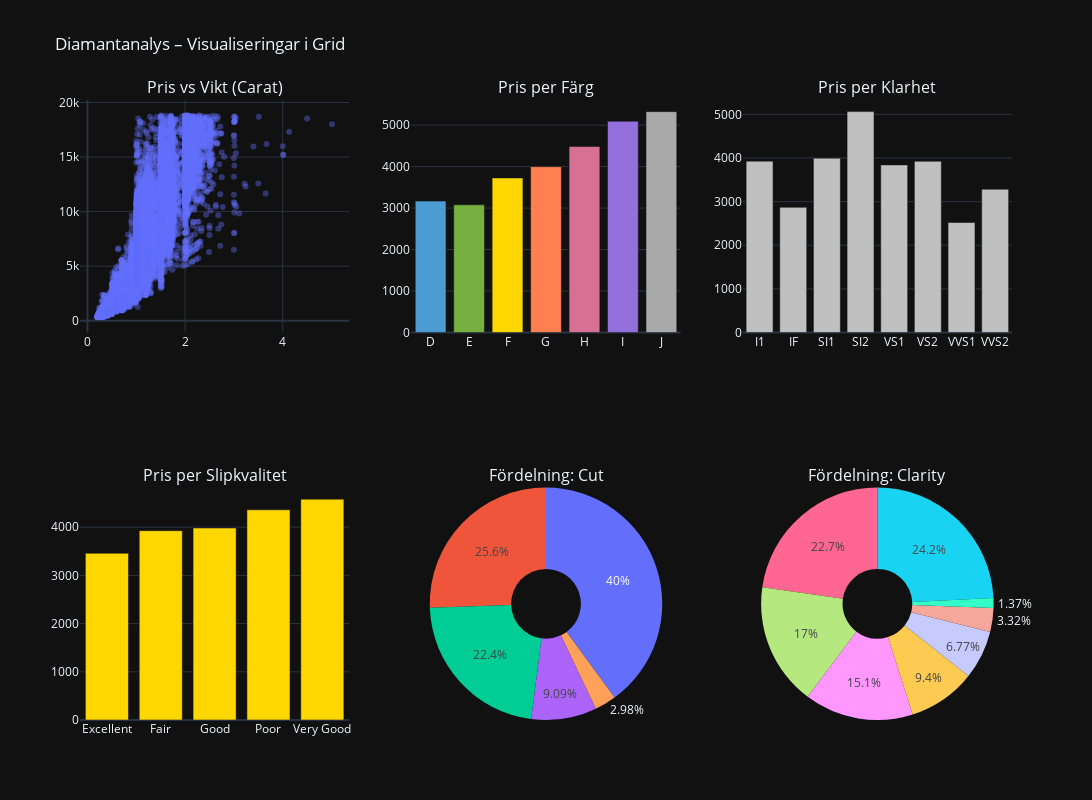

The cell this chart's notebook holds for it:
### Markdown cell above
## 🔎 Visualiseringar

### Code cell
# Scatter: Pris vs Carat
scatter_trace = go.Scatter(
    x=df_clean["carat"],
    y=df_clean["price"],
    mode='markers',
    marker=dict(opacity=0.4),
    name="Pris vs Vikt"
)

# Pris per Färg
color_map = {
    'D': '#4B9CD3', 'E': '#76B041', 'F': '#FFD700',
    'G': '#FF7F50', 'H': '#D87093', 'I': '#9370DB', 'J': '#A9A9A9'
}
bar_color_trace = go.Bar(
    x=avg_price_by_color.index,
    y=avg_price_by_color.values,
    marker_color=[color_map.get(c, "gray") for c in avg_price_by_color.index],
    name="Pris per Färg"
)

# Pris per Klarhet
bar_clarity_trace = go.Bar(
    x=avg_price_by_clarity.index,
    y=avg_price_by_clarity.values,
    marker_color='silver',
    name="Pris per Klarhet"
)

# Pris per Slipkvalitet
bar_cut_trace = go.Bar(
    x=avg_price_by_cut_gia.index,
    y=avg_price_by_cut_gia.values,
    marker_color='gold',
    name="Pris per Cut"
)

# Pie: Cut
pie_cut_trace = go.Pie(
    labels=cut_counts.index,
    values=cut_counts.values,
    name="Fördelning Cut",
    hole=0.3
)

# Pie: Clarity
pie_clarity_trace = go.Pie(
    labels=clarity_counts.index,
    values=clarity_counts.values,
    name="Fördelning Clarity",
    hole=0.3
)

# Skapa 2x3 grid
fig_grid = make_subplots(
    rows=2, cols=3,
    subplot_titles=[
        "Pris vs Vikt (Carat)", "Pris per Färg", "Pris per Klarhet",
        "Pris per Slipkvalitet", "Fördelning: Cut", "Fördelning: Clarity"
    ],
    specs=[[{"type": "scatter"}, {"type": "bar"}, {"type": "bar"}],
           [{"type": "bar"}, {"type": "domain"}, {"type": "domain"}]]
)

# Lägg till spår i rätt ruta
fig_grid.add_trace(scatter_trace, row=1, col=1)
fig_grid.add_trace(bar_color_trace, row=1, col=2)
fig_grid.add_trace(bar_clarity_trace, row=1, col=3)
fig_grid.add_trace(bar_cut_trace, row=2, col=1)
fig_grid.add_trace(pie_cut_trace, row=2, col=2)
fig_grid.add_trace(pie_clarity_trace, row=2, col=3)

# Anpassa layout
fig_grid.update_layout(
    height=800, width=1200,
    title_text="Diamantanalys – Visualiseringar i Grid",
    template="plotly_dark",
    showlegend=False
)

fig_grid.show()

### Figure 1 — Plotly figure (JSON) as saved in the notebook; plotly's stock layout.template omitted (floating-point values rounded to 4 significant figures; data arrays with more than 128 entries replaced by an {"elided": "..."} marker saying what was removed)
{"data": [{"marker": {"opacity": 0.4}, "mode": "markers", "name": "Pris vs Vikt", "type": "scatter", "x": {"elided": "53844 float values"}, "xaxis": "x", "y": {"elided": "53844 float values"}, "yaxis": "y"}, {"marker": {"color": ["#4B9CD3", "#76B041", "#FFD700", "#FF7F50", "#D87093", "#9370DB", "#A9A9A9"]}, "name": "Pris per Färg", "type": "bar", "x": ["D", "E", "F", "G", "H", "I", "J"], "xaxis": "x2", "y": [3169.0, 3078.0, 3727.0, 3998.0, 4485.0, 5094.0, 5326.0], "yaxis": "y2"}, {"marker": {"color": "silver"}, "name": "Pris per Klarhet", "type": "bar", "x": ["I1", "IF", "SI1", "SI2", "VS1", "VS2", "VVS1", "VVS2"], "xaxis": "x3", "y": [3928.0, 2869.0, 3996.0, 5063.0, 3841.0, 3924.0, 2521.0, 3284.0], "yaxis": "y3"}, {"marker": {"color": "gold"}, "name": "Pris per Cut", "type": "bar", "x": ["Excellent", "Fair", "Good", "Poor", "Very Good"], "xaxis": "x4", "y": [3459.0, 3928.0, 3983.0, 4361.0, 4583.0], "yaxis": "y4"}, {"domain": {"x": [0.3556, 0.6444], "y": [0, 0.375]}, "hole": 0.3, "labels": ["Ideal", "Premium", "Very Good", "Good", "Fair"], "name": "Fördelning Cut", "type": "pie", "values": [21513, 13763, 12066, 4896, 1606]}, {"domain": {"x": [0.7111, 1], "y": [0, 0.375]}, "hole": 0.3, "labels": ["SI1", "VS2", "SI2", "VS1", "VVS2", "VVS1", "IF", "I1"], "name": "Fördelning Clarity", "type": "pie", "values": [13041, 12242, 9171, 8157, 5064, 3647, 1785, 737]}], "layout": {"annotations": [{"font": {"size": 16}, "showarrow": false, "text": "Pris vs Vikt (Carat)", "x": 0.1444, "xanchor": "center", "xref": "paper", "y": 1, "yanchor": "bottom", "yref": "paper"}, {"font": {"size": 16}, "showarrow": false, "text": "Pris per Färg", "x": 0.5, "xanchor": "center", "xref": "paper", "y": 1, "yanchor": "bottom", "yref": "paper"}, {"font": {"size": 16}, "showarrow": false, "text": "Pris per Klarhet", "x": 0.8556, "xanchor": "center", "xref": "paper", "y": 1, "yanchor": "bottom", "yref": "paper"}, {"font": {"size": 16}, "showarrow": false, "text": "Pris per Slipkvalitet", "x": 0.1444, "xanchor": "center", "xref": "paper", "y": 0.375, "yanchor": "bottom", "yref": "paper"}, {"font": {"size": 16}, "showarrow": false, "text": "Fördelning: Cut", "x": 0.5, "xanchor": "center", "xref": "paper", "y": 0.375, "yanchor": "bottom", "yref": "paper"}, {"font": {"size": 16}, "showarrow": false, "text": "Fördelning: Clarity", "x": 0.8556, "xanchor": "center", "xref": "paper", "y": 0.375, "yanchor": "bottom", "yref": "paper"}], "height": 800, "showlegend": false, "title": {"text": "Diamantanalys – Visualiseringar i Grid"}, "width": 1200, "xaxis": {"anchor": "y", "domain": [0, 0.2889]}, "xaxis2": {"anchor": "y2", "domain": [0.3556, 0.6444]}, "xaxis3": {"anchor": "y3", "domain": [0.7111, 1]}, "xaxis4": {"anchor": "y4", "domain": [0, 0.2889]}, "yaxis": {"anchor": "x", "domain": [0.625, 1]}, "yaxis2": {"anchor": "x2", "domain": [0.625, 1]}, "yaxis3": {"anchor": "x3", "domain": [0.625, 1]}, "yaxis4": {"anchor": "x4", "domain": [0, 0.375]}}}
